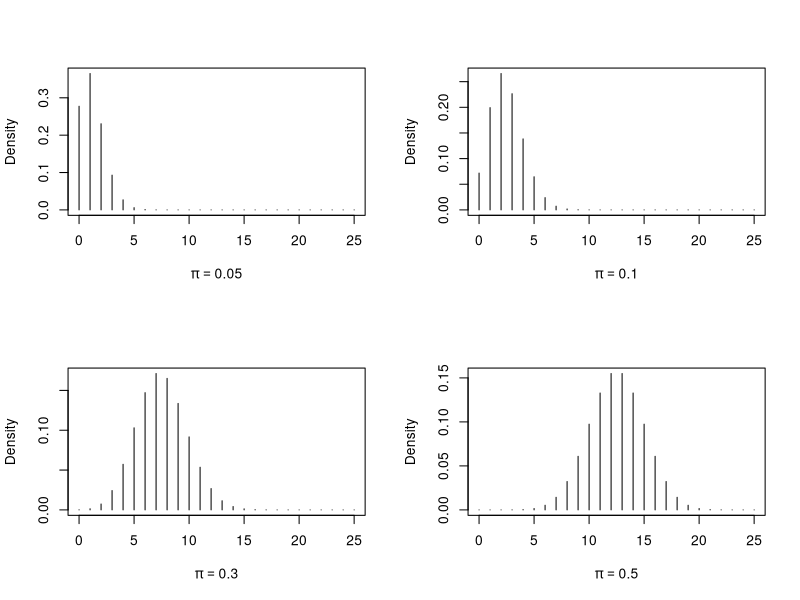
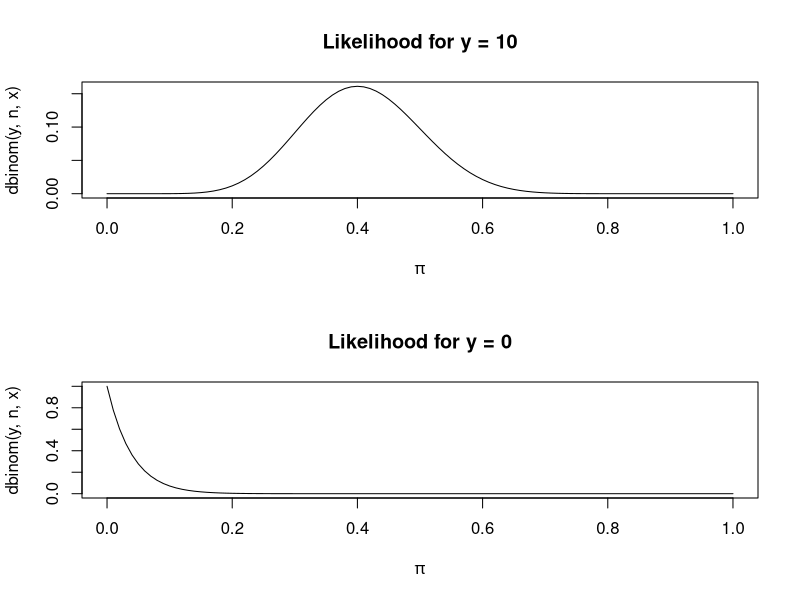

Generate these figures, in order, with R:
## ---- chunk 1
knitr::opts_chunk$set(echo = TRUE, warning = F, message = F, comment=NA, cache=T)
## ---- chunk 2
n = 25 # # of trials
pi = c(0.05, .1, .3, .5) # probability of success
par(mfrow=c(2,2))

for(i in 1:length(pi))
  plot(0:n, dbinom(0:n,n,pi[i]), type="h",
  xlab=bquote(pi == .(pi[i])), ylab="Density")

# bquote(abc = .b ~ cba = .q) 
# ".b", ".q" are referencing variable b and q, "abc", "cba", "=" are printed
# literally, also greek letters are letters here
## ---- chunk 3
par(mfrow=c(2,1))
y <- 10
curve(dbinom(y,n,x), xlim=c(0,1), xlab=expression(pi),
 main=paste("Likelihood for y =",y))

y <- 0
curve(dbinom(y,n,x), xlim=c(0,1), xlab=expression(pi),
 main=paste("Likelihood for y =",y))

# expression(pi) - gives greek version
## ---- chunk 4
y <- 10
pihat <- y/n
pihat + c(-1,1) * qnorm(1-0.05/2) * sqrt(pihat*(1-pihat)/n)


y <- 0
pihat <- y/n
pihat + c(-1,1) * qnorm(1-0.05/2) * sqrt(pihat*(1-pihat)/n)
## ---- chunk 5
y <- 0
c(0, 1 - exp(-qchisq(1-0.05,1)/(2*n)))
## ---- chunk 6
prop.test(y, n, correct=FALSE)$conf.int

# with continuity correction
prop.test(y, n)$conf.int
## ---- chunk 7
binom.test(y, n)$conf.int
## ---- chunk 8
obs <- c(26,7,9,6,4,1,2,5,0)
expected <- sum(obs) * log10(1 + 1/1:9)
( G.squared <- 2 * sum(obs * ifelse(obs>0,log(obs/expected),0)) )
## ---- chunk 9
chisq.test(x=c(26,7,9,6,4,1,2,5,0), p=log10(1 + 1/1:9))
